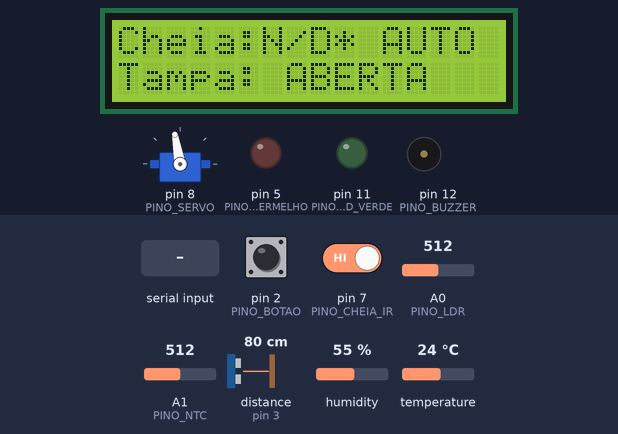
This sketch was run on a simulated Arduino Uno, built with avr-gcc and run on an emulated ATmega328P. Shown: 16×2 character LCD, servo, output pins drawn as LEDs (lit = HIGH), buzzer (waves = sounding, pin HIGH). Wiring (inferred from the names in the program): ultrasonic range finder: trigger pin 4; echo pin 3. Inputs (shaded band) come from the test bench; at power-on: pin 2 (PINO_BOTAO) HIGH, humidity 55 %, A0 (PINO_LDR) = 512, pin 7 (PINO_CHEIA_IR) HIGH, A1 (PINO_NTC) = 512, distance to the obstacle (sensor on pin 3) 80 cm, temperature 24 °C. The echo pulse lasts 58.3 µs per cm; pins used as bus, display or sensor lines are not drawn; what the sketch prints to the serial monitor is not drawn.

Above: at 1.2 s.
1.3 s: "MANUAL\n" received over Serial
At 1.8 s:
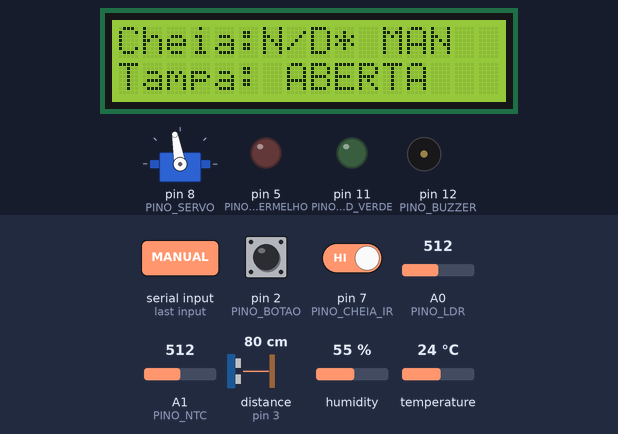
3.0 s: pin 2 (PINO_BOTAO) pulled LOW for 0.15 s
At 4.3 s:
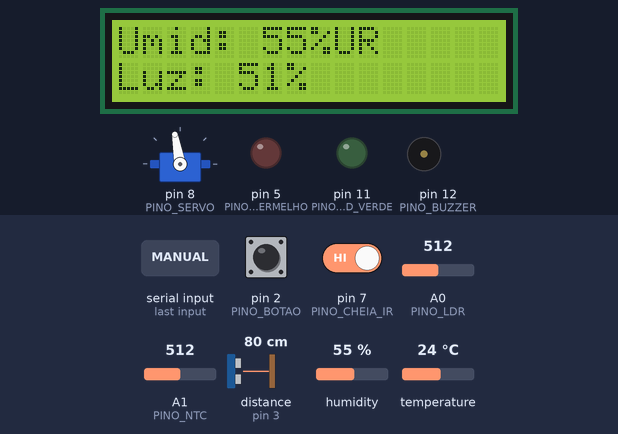
4.7 s: humidity set to 22 %
At 7.2 s:
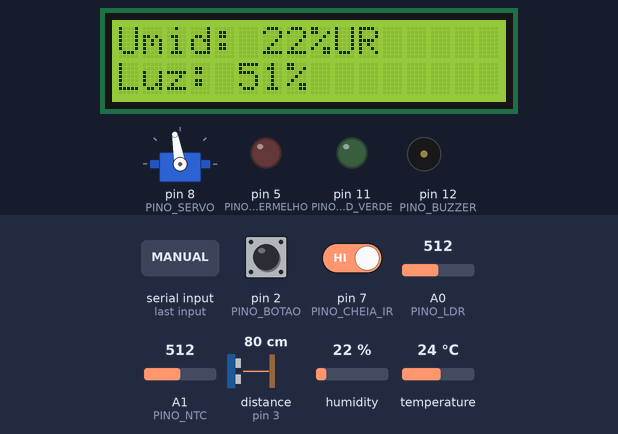
7.7 s: A0 (PINO_LDR) set to 716
At 8.4 s:
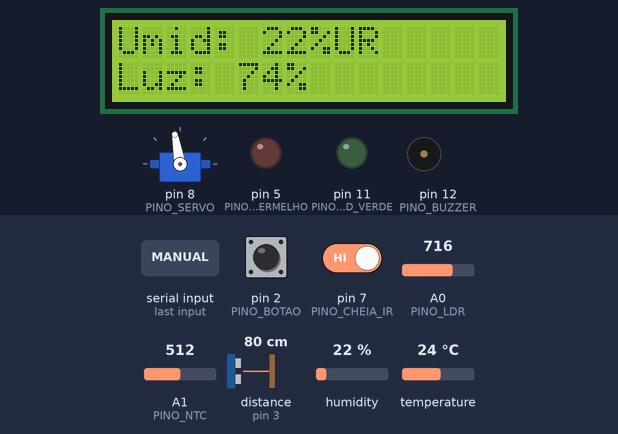
9.2 s: humidity set to 40 %
At 11.4 s:
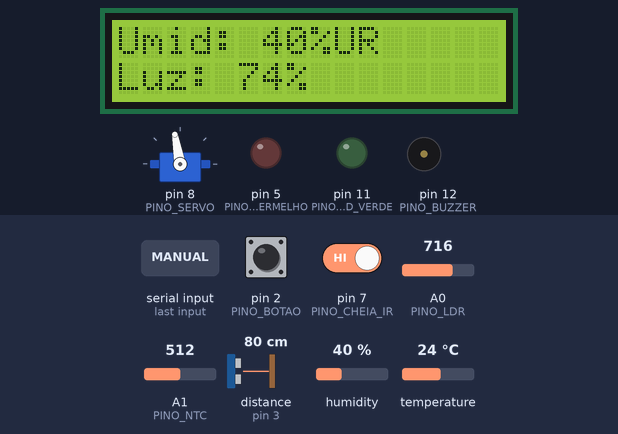
11.7 s: A0 (PINO_LDR) set to 30
At 12.6 s:
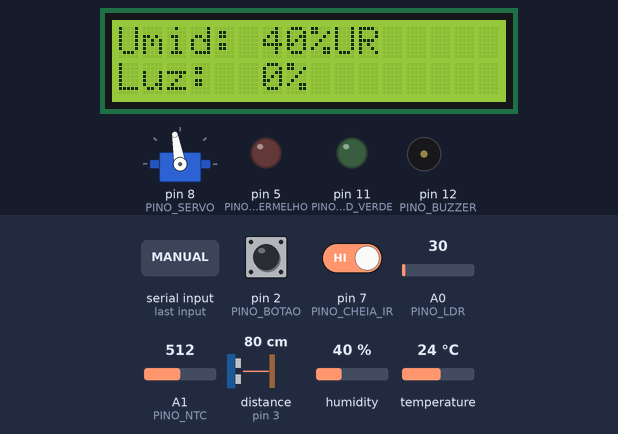
Timing chart, 0 to 14.2 s (numbered marks = the images above; inputs shaded):
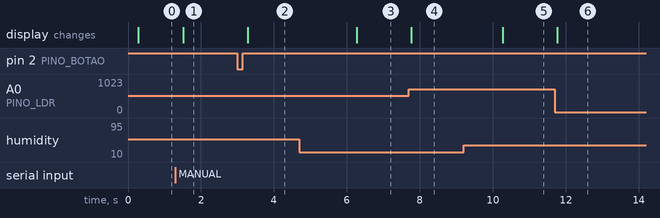

The sketch:

LixeiraAutomatica.ino
```cpp
#include <Arduino.h>
#include <Wire.h>
#include <LiquidCrystal_I2C.h>
#include <Servo.h>
#include <DHT.h>
#include <util/atomic.h>
#include <math.h>
#include <string.h>
#include <ctype.h>

const byte PINO_LDR = A0, PINO_NTC = A1;
const byte PINO_BOTAO = 2, PINO_ECHO = 3, PINO_TRIG = 4;
const byte PINO_LED_VERMELHO = 5, PINO_LED_VERDE = 11;
const byte PINO_CHEIA_IR = 7, PINO_SERVO = 8, PINO_DHT = 10, PINO_BUZZER = 12;
const byte ENDERECO_LCD = 0x27;
const byte NIVEL_ATIVO_IR = LOW;
const byte ANGULO_FECHADO = 10, ANGULO_ABERTO = 100;
const unsigned long TEMPO_FECHAMENTO_MS = 3000, PASSO_SERVO_MS = 20;
const unsigned long DEBOUNCE_MS = 40, CONFIRMACAO_CHEIA_MS = 1000;
const unsigned long INTERVALO_ANALOGICO_MS = 100, INTERVALO_DHT_MS = 2000;
const unsigned long INTERVALO_ULTRASSOM_MS = 100, ESTABILIZACAO_MS = 1000;
const unsigned long TIMEOUT_ECHO_US = 30000;
const unsigned long INTERVALO_LCD_MS = 250, INTERVALO_RELATORIO_MS = 1000;
const float DISTANCIA_ABRIR_CM = 20.0f, DISTANCIA_LIBERAR_CM = 25.0f;
const byte AMOSTRAS_PARA_ABRIR = 2, AMOSTRAS_PARA_LIBERAR = 3;
const int LDR_ESCURO_ADC = 50, LDR_CLARO_ADC = 950;
const float RESISTOR_NTC = 10000.0f, NTC_NOMINAL = 10000.0f;
const float NTC_BETA = 3950.0f, NTC_NOMINAL_K = 298.15f;
static_assert(ANGULO_ABERTO > ANGULO_FECHADO && ANGULO_ABERTO <= 180, "Rever angulos da tampa");
static_assert(LDR_CLARO_ADC > LDR_ESCURO_ADC, "Rever calibracao LDR");

LiquidCrystal_I2C lcd(ENDERECO_LCD, 16, 2);
Servo servoTampa;
DHT dht(PINO_DHT, DHT11);
enum EstadoTampa : byte { FECHADA, ABRINDO, ABERTA, FECHANDO };
enum EstadoUltrassom : byte { US_OCIOSO, US_DISPARO, US_ECO };
EstadoTampa estadoTampa = FECHADA;
EstadoUltrassom estadoUS = US_OCIOSO;
bool automatico = true, presenca = false, presencaBruta = false;
bool cheia = false, leituraCheiaValida = false, lcdDisponivel = false;
bool displayPrecisaAtualizar = true, distanciaValida = false;
bool leituraIrBruta = false, candidatoCheia = false, candidatoIrAtivo = false;
byte telaAtual = 1, anguloAtual = ANGULO_FECHADO, anguloAlvo = ANGULO_FECHADO;
byte pwmVermelho = 0, pwmVerde = 0, ciclosSemEco = 0;
byte confirmacoesPresenca = 0, confirmacoesAusencia = 0;
int adcLdr = 0, adcNtc = 0, luminosidade = 0, umidade = -1, distanciaMaoMm = -1;
float temperaturaNtc = NAN;
unsigned long ultimaPresenca = 0, candidatoIrDesde = 0, ultimoPassoServo = 0;
unsigned long fechadaDesde = 0, ultimaAnalogica = 0, ultimoDht = 0;
unsigned long ultimoUltrassom = 0, ultimoLcd = 0, ultimoRelatorio = 0;
unsigned long inicioUS = 0;

volatile bool eventoBotao = false;
volatile bool ecoAtivo = false, ecoSubiu = false, ecoPronto = false;
volatile unsigned long subidaEco = 0, duracaoEco = 0;
// Comandos curtos; resposta dimensionada para o relatorio completo.
char comando[16], transmissao[224];
byte tamanhoComando = 0;
bool descartandoComando = false;
uint16_t tamanhoTx = 0, posicaoTx = 0;
char ultimaLinha[2][17] = {{0}, {0}};

void aoPressionarBotao() { eventoBotao = true; }
void aoMudarEcho() {
    if (!ecoAtivo) return;
    const unsigned long agora = micros();
    if (digitalRead(PINO_ECHO) == HIGH) {
        subidaEco = agora;
        ecoSubiu = true;
    } else if (ecoSubiu) {
        duracaoEco = agora - subidaEco;
        ecoPronto = true;
        ecoAtivo = false;
    }
}

bool leituraIrRetida() {
    return estadoTampa != FECHADA || millis() - fechadaDesde < ESTABILIZACAO_MS;
}

void selecionarTela(byte tela) {
    telaAtual = tela;
    displayPrecisaAtualizar = true;
}

void atualizarBotao(unsigned long agora) {
    static bool ultimaLeitura = HIGH, estavel = HIGH, eventoPendente = false;
    static unsigned long ultimaMudanca = 0;
    bool evento;
    ATOMIC_BLOCK(ATOMIC_RESTORESTATE) { evento = eventoBotao; eventoBotao = false; }
    if (evento) eventoPendente = true;
    const bool leitura = digitalRead(PINO_BOTAO);
    if (leitura != ultimaLeitura) { ultimaMudanca = agora; ultimaLeitura = leitura; }
    if (agora - ultimaMudanca >= DEBOUNCE_MS) {
        if (leitura != estavel) {
            estavel = leitura;
            if (estavel == LOW && eventoPendente) selecionarTela(telaAtual == 1 ? 2 : 1);
            eventoPendente = false;
        } else if (estavel == HIGH) eventoPendente = false;
    }
}

void atualizarCheia(unsigned long agora) {
    leituraIrBruta = digitalRead(PINO_CHEIA_IR) == NIVEL_ATIVO_IR;
    // Ignorar a passagem da mao/lixo durante abertura; conservar ultimo estado.
    if (leituraIrRetida()) { candidatoIrAtivo = false; return; }
    if (!candidatoIrAtivo || candidatoCheia != leituraIrBruta) {
        candidatoCheia = leituraIrBruta;
        candidatoIrDesde = agora;
        candidatoIrAtivo = true;
    }
    if (agora - candidatoIrDesde >= CONFIRMACAO_CHEIA_MS &&
        (!leituraCheiaValida || cheia != candidatoCheia)) {
        cheia = candidatoCheia;
        leituraCheiaValida = true;
        displayPrecisaAtualizar = true;
    }
}

void definirAlvoTampa(bool abrir) {
    const byte alvo = abrir ? ANGULO_ABERTO : ANGULO_FECHADO;
    if (anguloAlvo == alvo) return;
    anguloAlvo = alvo;
    estadoTampa = abrir ? ABRINDO : FECHANDO;
    displayPrecisaAtualizar = true;
    candidatoIrAtivo = false;
}

void atualizarTampa(unsigned long agora) {
    if (presencaBruta || presenca) ultimaPresenca = agora;
    if ((automatico && presenca) || (estadoTampa == FECHANDO && presencaBruta)) {
        definirAlvoTampa(true);
    }
    if (automatico && estadoTampa == ABERTA && !presenca && !presencaBruta &&
        agora - ultimaPresenca >= TEMPO_FECHAMENTO_MS) definirAlvoTampa(false);
    if (anguloAtual == anguloAlvo || agora - ultimoPassoServo < PASSO_SERVO_MS) return;
    ultimoPassoServo = agora;
    if (anguloAtual < anguloAlvo) ++anguloAtual; else --anguloAtual;
    servoTampa.write(anguloAtual);
    if (anguloAtual == anguloAlvo) {
        estadoTampa = anguloAlvo == ANGULO_ABERTO ? ABERTA : FECHADA;
        if (estadoTampa == FECHADA) fechadaDesde = agora;
        else ultimaPresenca = agora; // Garantir tempo minimo aberto.
        displayPrecisaAtualizar = true;
    }
}

float calcularTemperaturaNtc(int adc) {
    if (adc <= 0 || adc >= 1023) return NAN;
    const float resistencia = RESISTOR_NTC * adc / (1023.0f - adc);
    return 1.0f / (1.0f / NTC_NOMINAL_K + log(resistencia / NTC_NOMINAL) / NTC_BETA) - 273.15f;
}

void atualizarAnalogicos(unsigned long agora) {
    if (agora - ultimaAnalogica < INTERVALO_ANALOGICO_MS) return;
    ultimaAnalogica = agora;
    adcLdr = analogRead(PINO_LDR);
    adcNtc = analogRead(PINO_NTC);
    // Indice relativo; nao e uma medida em lux.
    luminosidade = constrain(map(adcLdr, LDR_ESCURO_ADC, LDR_CLARO_ADC, 0, 100), 0, 100);
    // Leituras nos extremos do ADC sao consideradas invalidas.
    temperaturaNtc = adcNtc <= 0 || adcNtc >= 1023 ? NAN : calcularTemperaturaNtc(adcNtc);
    displayPrecisaAtualizar = true;
}

void atualizarDht(unsigned long agora) {
    if (agora - ultimoDht < INTERVALO_DHT_MS) return;
    if (estadoUS != US_OCIOSO) return;

    float leitura = dht.readHumidity();
    if (isnan(leitura)) {
        umidade = -1;
    } else {
        umidade = leitura;
    }

    ultimoDht = millis();
    displayPrecisaAtualizar = true;
}

void registrarAusencia() {
    confirmacoesPresenca = 0;
    if (confirmacoesAusencia < AMOSTRAS_PARA_LIBERAR) ++confirmacoesAusencia;
    if (confirmacoesAusencia >= AMOSTRAS_PARA_LIBERAR) presenca = presencaBruta = false;
}

void registrarSemEco() {
    distanciaValida = false;
    distanciaMaoMm = -1;
    if (ciclosSemEco < 255) ++ciclosSemEco;
    // Sem eco pode ser espaco livre ou sensor desconectado; nao distingue os dois.
    registrarAusencia();
    displayPrecisaAtualizar = true;
}

void registrarDistancia(float distancia, unsigned long agora) {
    if (!isfinite(distancia) || distancia <= 0.0f || distancia > 400.0f) {
        registrarSemEco(); return;
    }
    ciclosSemEco = 0;
    distanciaValida = true;
    distanciaMaoMm = int(distancia * 10.0f + 0.5f);
    // Pulso muito curto (<2cm, fora da precisao nominal) e tratado como perto,
    // nunca como espaco livre. Ajustar posicionamento para evitar zona cega.
    if (distancia <= DISTANCIA_ABRIR_CM) {
        presencaBruta = true; ultimaPresenca = agora;
        confirmacoesAusencia = 0;
        if (confirmacoesPresenca < AMOSTRAS_PARA_ABRIR) ++confirmacoesPresenca;
        if (confirmacoesPresenca >= AMOSTRAS_PARA_ABRIR) presenca = true;
    } else if (distancia >= DISTANCIA_LIBERAR_CM) {
        registrarAusencia();
    } else {
        confirmacoesPresenca = confirmacoesAusencia = 0;
    }
    displayPrecisaAtualizar = true;
}

void atualizarUltrassom(unsigned long agora) {
    // A mao deve ser monitorada tambem enquanto a tampa abre ou fecha.
    if (estadoUS == US_OCIOSO) {
        if (agora - ultimoUltrassom < INTERVALO_ULTRASSOM_MS) return;
        ultimoUltrassom = agora;
        digitalWrite(PINO_TRIG, HIGH); inicioUS = micros(); estadoUS = US_DISPARO;
    } else if (estadoUS == US_DISPARO) {
        if (micros() - inicioUS < 10) return;
        ATOMIC_BLOCK(ATOMIC_RESTORESTATE) {
            ecoPronto = ecoSubiu = false; ecoAtivo = true;
        }
        digitalWrite(PINO_TRIG, LOW); inicioUS = micros(); estadoUS = US_ECO;
    } else {
        bool pronto; unsigned long duracao;
        ATOMIC_BLOCK(ATOMIC_RESTORESTATE) { pronto = ecoPronto; duracao = duracaoEco; }
        if (pronto) {
            estadoUS = US_OCIOSO;
            registrarDistancia(duracao * 0.0343f / 2.0f, agora);
        } else if (micros() - inicioUS >= TIMEOUT_ECHO_US) {
            ATOMIC_BLOCK(ATOMIC_RESTORESTATE) { ecoAtivo = false; }
            estadoUS = US_OCIOSO; registrarSemEco();
        }
    }
}

void atualizarIndicadores(unsigned long agora) {
    const byte brilho = map(luminosidade, 0, 100, 35, 255);
    // Manter o verde visivel mesmo em ambiente escuro.
    const byte brilhoVerde = map(luminosidade, 0, 100, 200, 255);
    pwmVermelho = leituraCheiaValida && cheia ? brilho : 0;
    pwmVerde = leituraCheiaValida && !cheia ? brilhoVerde : 0;
    analogWrite(PINO_LED_VERMELHO, pwmVermelho);
    analogWrite(PINO_LED_VERDE, pwmVerde);
    digitalWrite(PINO_BUZZER, cheia && agora % 2000 < 200 ? HIGH : LOW);
}

const char *nomeTampa() {
    switch (estadoTampa) {
        case FECHADA: return "FECHADA";
        case ABRINDO: return "ABRINDO";
        case ABERTA: return "ABERTA";
        default: return "FECHANDO";
    }
}

void prepararResposta(const char *texto) {
    strncpy(transmissao, texto, sizeof(transmissao) - 1);
    transmissao[sizeof(transmissao) - 1] = '\0';
    tamanhoTx = strlen(transmissao); posicaoTx = 0;
}

void prepararStatus() {
    const int temp10 = isnan(temperaturaNtc) ? -999 : int(round(temperaturaNtc * 10));
    snprintf(transmissao, sizeof(transmissao), "STATUS MODO=%s TAMPA=%s PRES=%u DIST_MAO_MM=%d US_VALIDO=%u SEM_ECO=%u "
        "CHEIA=%d IR_BRUTO=%u IR_RETIDO=%u UMID=%d TEMP_NTC_X10=%d LUZ=%d "
        "ADC_LDR=%d ADC_NTC=%d PWM_R=%u PWM_V=%u LCD=%u TELA=%u\n",
        automatico ? "AUTO" : "MANUAL", nomeTampa(), presencaBruta,
        distanciaMaoMm, distanciaValida, ciclosSemEco,
        leituraCheiaValida ? int(cheia) : -1, leituraIrBruta, leituraIrRetida(),
        umidade, temp10/10, luminosidade, adcLdr, adcNtc, pwmVermelho, pwmVerde,
        lcdDisponivel, telaAtual);
    tamanhoTx = strlen(transmissao); posicaoTx = 0;
}

// strcmp retorna zero quando os dois textos sao iguais.
void executarComando(unsigned long agora) {
    if (strcmp(comando, "STATUS") == 0) {
        prepararStatus();
    } else if (strcmp(comando, "HELP") == 0) {
        prepararResposta("HELP STATUS AUTO MANUAL ABRIR FECHAR TELA 1 TELA 2\n"
            "ABRIR/FECHAR: modo MANUAL. Envie um comando e aguarde resposta.\n");
    } else if (strcmp(comando, "AUTO") == 0) {
        automatico = true;
        ultimaPresenca = agora;
        prepararResposta("OK AUTO\n");
    } else if (strcmp(comando, "MANUAL") == 0) {
        automatico = false;
        prepararResposta("OK MANUAL\n");
    } else if (strcmp(comando, "TELA 1") == 0) {
        selecionarTela(1);
        prepararResposta("OK TELA\n");
    } else if (strcmp(comando, "TELA 2") == 0) {
        selecionarTela(2);
        prepararResposta("OK TELA\n");
    } else if (strcmp(comando, "ABRIR") == 0) {
        if (automatico) {
            prepararResposta("ERR MODO\n");
        } else {
            definirAlvoTampa(true);
            prepararResposta("OK TAMPA\n");
        }
    } else if (strcmp(comando, "FECHAR") == 0) {
        if (automatico) {
            prepararResposta("ERR MODO\n");
        } else if (presencaBruta || presenca) {
            prepararResposta("ERR PRESENCA\n");
        } else if (estadoTampa == ABRINDO) {
            prepararResposta("ERR OCUPADO\n");
        } else {
            definirAlvoTampa(false);
            prepararResposta("OK TAMPA\n");
        }
    } else {
        prepararResposta("ERR COMANDO\n");
    }

    displayPrecisaAtualizar = true;
}

void processarSerial(unsigned long agora) {
    if (posicaoTx < tamanhoTx) return; // Uma resposta por comando, sem sobrescrever.
    for (byte n = 0; n < 16 && Serial.available(); ++n) {
        const char c = Serial.read();
        if (c == '\r') continue;
        if (c == '\n') {
            if (descartandoComando) prepararResposta("ERR LINHA_LONGA_OU_INVALIDA\n");
            else if (tamanhoComando > 0) { comando[tamanhoComando] = '\0'; executarComando(agora); }
            tamanhoComando = 0; descartandoComando = false;
            break;
        }
        if (descartandoComando) continue;
        if (c < 32 || c > 126 || tamanhoComando >= sizeof(comando) - 1) {
            descartandoComando = true; continue;
        }
        comando[tamanhoComando++] = toupper(static_cast<unsigned char>(c));
    }
}

void enviarSerial(unsigned long agora) {
    if (posicaoTx == tamanhoTx && tamanhoComando == 0 && !descartandoComando &&
        !Serial.available() && agora - ultimoRelatorio >= INTERVALO_RELATORIO_MS) {
        ultimoRelatorio = agora; prepararStatus();
    }
    const uint16_t disponivel = static_cast<uint16_t>(Serial.availableForWrite());
    uint16_t quantidade = tamanhoTx - posicaoTx;
    if (quantidade > 16) quantidade = 16;
    if (quantidade > disponivel) quantidade = disponivel;
    if (quantidade) {
        Serial.write(reinterpret_cast<const uint8_t *>(transmissao + posicaoTx), quantidade);
        posicaoTx += quantidade;
    }
}

void escreverLinha(byte linha, const char *texto) {
    char completa[17]; memset(completa, ' ', 16); completa[16] = '\0';
    const byte comprimento = min(strlen(texto), size_t(16));
    memcpy(completa, texto, comprimento);
    if (!strcmp(completa, ultimaLinha[linha])) return;
    Wire.clearWireTimeoutFlag();
    Wire.beginTransmission(ENDERECO_LCD);
    const byte erro = Wire.endTransmission();
    if (erro || Wire.getWireTimeoutFlag()) { lcdDisponivel = false; return; }
    lcd.setCursor(0, linha);
    if (Wire.getWireTimeoutFlag()) { lcdDisponivel = false; return; }
    for (byte i = 0; i < 16; ++i) {
        lcd.write(completa[i]);
        // Interromper na primeira falha; nao multiplicar timeout por toda a linha.
        if (Wire.getWireTimeoutFlag()) { lcdDisponivel = false; return; }
    }
    strcpy(ultimaLinha[linha], completa);
}

void atualizarDisplay(unsigned long agora) {
    if (!lcdDisponivel || !displayPrecisaAtualizar || agora - ultimoLcd < INTERVALO_LCD_MS) return;
    ultimoLcd = agora; displayPrecisaAtualizar = false;
    char linha[24];
    if (telaAtual == 1) {
        const char *situacao = !leituraCheiaValida ? "N/D" : (cheia ? "SIM" : "NAO");
        snprintf(linha, sizeof(linha), "Cheia:%s%c %s", situacao,
            leituraIrRetida() ? '*' : ' ', automatico ? "AUTO" : "MAN");
        escreverLinha(0, linha);
        snprintf(linha, sizeof(linha), "Tampa: %s", nomeTampa());
    } else {
        if (umidade >= 0) snprintf(linha, sizeof(linha), "Umid:%3d%%UR", umidade);
        else strcpy(linha, "Umid: N/D");
        escreverLinha(0, linha);
        snprintf(linha, sizeof(linha), "Luz:%3d%%", luminosidade);
    }
    if (lcdDisponivel) escreverLinha(1, linha);
}

void setup() {
    pinMode(PINO_BOTAO, INPUT_PULLUP); pinMode(PINO_CHEIA_IR, INPUT_PULLUP);
    pinMode(PINO_ECHO, INPUT); pinMode(PINO_TRIG, OUTPUT);
    pinMode(PINO_LED_VERMELHO, OUTPUT); pinMode(PINO_LED_VERDE, OUTPUT);
    pinMode(PINO_BUZZER, OUTPUT);
    dht.begin();
    digitalWrite(PINO_TRIG, LOW); digitalWrite(PINO_BUZZER, LOW);
    Serial.begin(115200);
    Wire.begin(); Wire.setWireTimeout(3000, true);
    Wire.beginTransmission(ENDERECO_LCD);
    lcdDisponivel = Wire.endTransmission() == 0;
    if (lcdDisponivel) {
        // Inicializacao unica do controlador LCD requer esperas da biblioteca.
        // O servo ainda nao esta ativo; nao ha delay no ciclo de operacao.
        lcd.init(); lcd.backlight();
        if (Wire.getWireTimeoutFlag()) lcdDisponivel = false;
    }
    attachInterrupt(digitalPinToInterrupt(PINO_BOTAO), aoPressionarBotao, FALLING);
    attachInterrupt(digitalPinToInterrupt(PINO_ECHO), aoMudarEcho, CHANGE);
    const unsigned long agora = millis();
    // Iniciar aberta para nao fechar antes das primeiras leituras da mao.
    // Posicao fisica inicial nao e conhecida; testar primeiro sem acoplar a tampa.
    anguloAtual = anguloAlvo = ANGULO_ABERTO;
    estadoTampa = ABERTA;
    // Gravar alvo antes de attach evita um pulso inicial no angulo padrao 90.
    servoTampa.write(anguloAtual); servoTampa.attach(PINO_SERVO);
    ultimaPresenca = fechadaDesde = ultimoDht = agora;
    ultimoUltrassom = agora - INTERVALO_ULTRASSOM_MS;
    ultimaAnalogica = agora - INTERVALO_ANALOGICO_MS;
    prepararResposta("LIXEIRA KY032 + HC-SR04. HELP lista comandos. * = IR retido.\n");
}

void loop() {
    unsigned long agora = millis();
    // Pulso TRIG tem prioridade por apenas alguns microssegundos; sem espera ativa.
    if (estadoUS == US_DISPARO) { atualizarUltrassom(agora); return; }
    atualizarBotao(agora);
    atualizarDht(agora);
    // A leitura DHT leva alguns milissegundos: atualizar a referencia de tempo.
    agora = millis();
    atualizarUltrassom(agora);
    if (estadoUS == US_DISPARO) return;
    atualizarTampa(agora);
    atualizarCheia(agora);
    processarSerial(agora);
    atualizarIndicadores(agora);
    atualizarAnalogicos(agora);
    atualizarDisplay(agora);
    enviarSerial(agora);
}
```

Measured:
- after the input at 1.3 s, the display: changes after 0.22 s (image 1)
- after the input at 3.0 s, the display: changes after 0.28 s (image 2)
- after the input at 4.7 s, the display: changes after 1.6 s (image 3)
- after the input at 7.7 s, the display: changes after 0.07 s (image 4)
- after the input at 9.2 s, the display: changes after 1.1 s (image 5)
- after the input at 11.7 s, the display: changes after 0.07 s (image 6)
